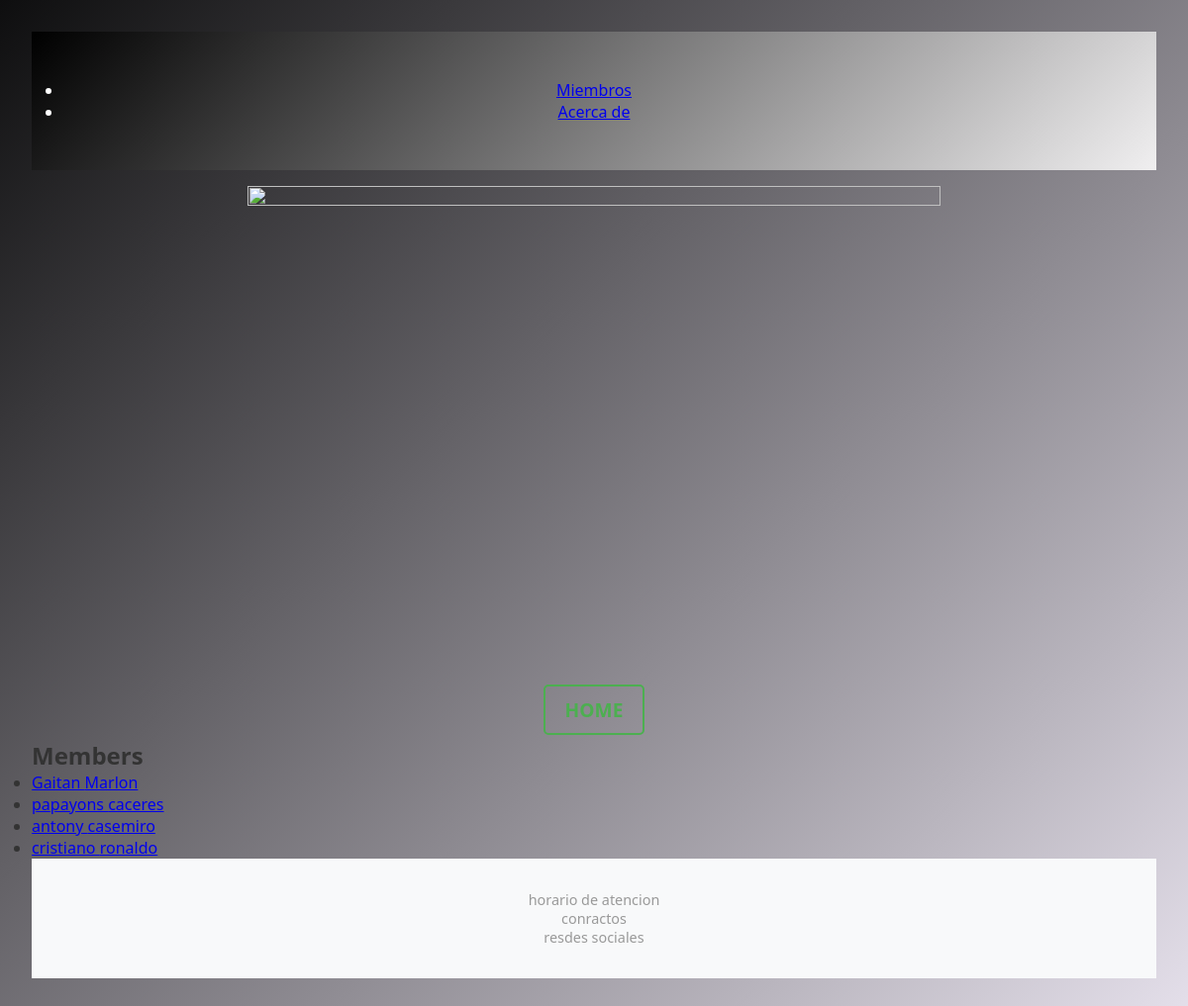
/members/, run on an earlier commit of the app's database.
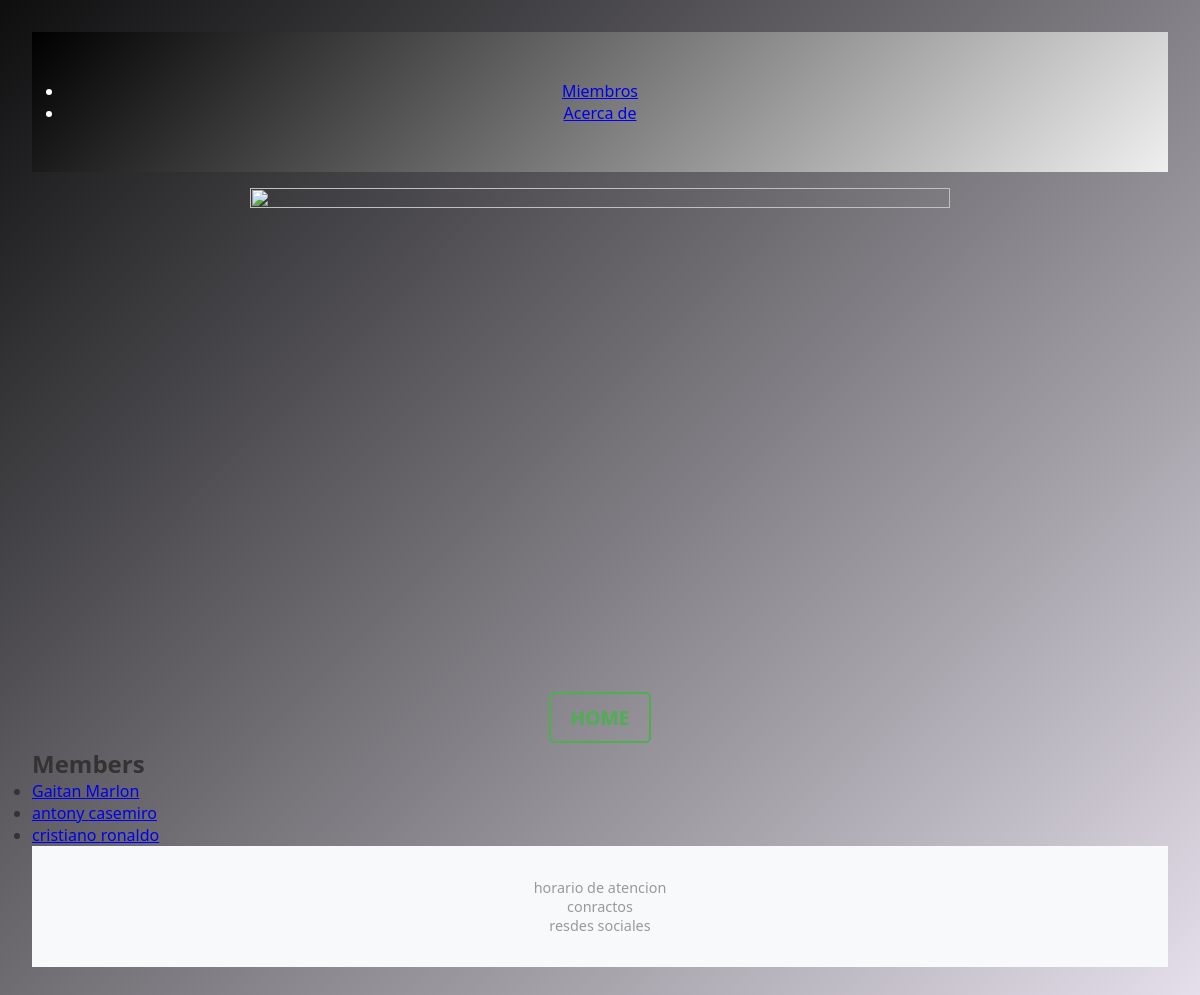
And on a later commit of the database.
### members/models.py (models this page shows, shortened)
class Member(models.Model):
  firstname = models.CharField(max_length=255)
  lastname = models.CharField(max_length=255)
  phone = models.IntegerField( null=True)
  joined_date = models.DateField(null=True)
  gmail = models.EmailField(max_length=100, null=True)
  genero = models.CharField (max_length=100,null=True)
  edad= models.IntegerField(max_length=3, null=True)

### members/views.py (the view)
# urls.py: path('members/', views.members, name='members'),
def members(request):
  mymembers = Member.objects.all().values()
  template = loader.get_template('all_members.html')
  context = {
    'mymembers': mymembers,
  }
  return HttpResponse(template.render(context, request))

### members/templates/all_members.html (shortened to what this page needs)
{% extends "master.html" %}
{% block content %}
<p  style="text-align: center; margin: 1em 0;"><a href="/" style="color: #4CAF50; text-decoration: none; font-weight: bold; font-size: 1.2em; padding: 0.5em 1em; border: 2px solid #4CAF50; border-radius: 5px; transition: all 0.3s ease; background-color: transparent;" onmouseover="this.style.backgroundColor='#4CAF50'; this.style.color='white';" onmouseout="this.style.backgroundColor='transparent'; this.style.color='#4CAF50';">HOME</a></p>
  <h1>Members</h1>
<ul>
  {% for member in mymembers %}
    <li><a href="details/{{ member.id }}">{{ member.firstname }} {{ member.lastname }}</a></li>
  {% endfor %}
</ul>
{% endblock %}

What changed in the data, as far as the page shows it:
removed Member: firstname "papayons", lastname "caceres"
